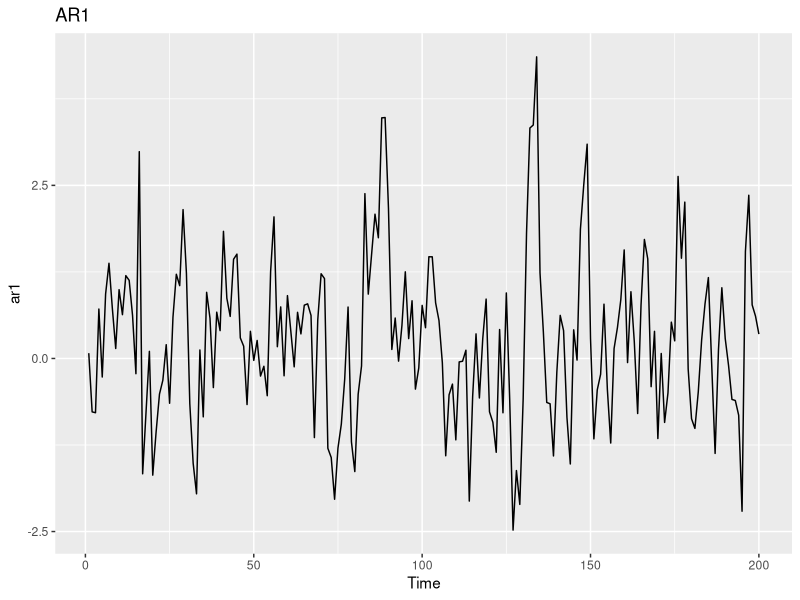
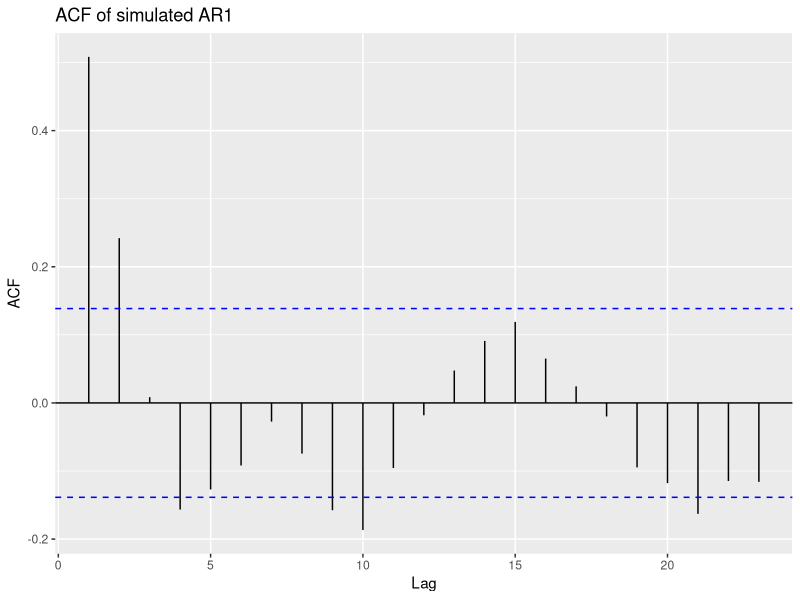
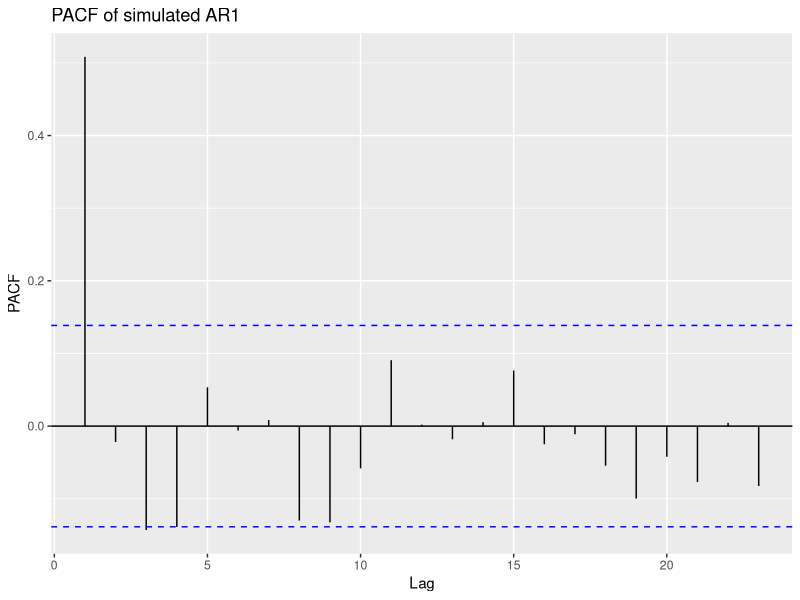
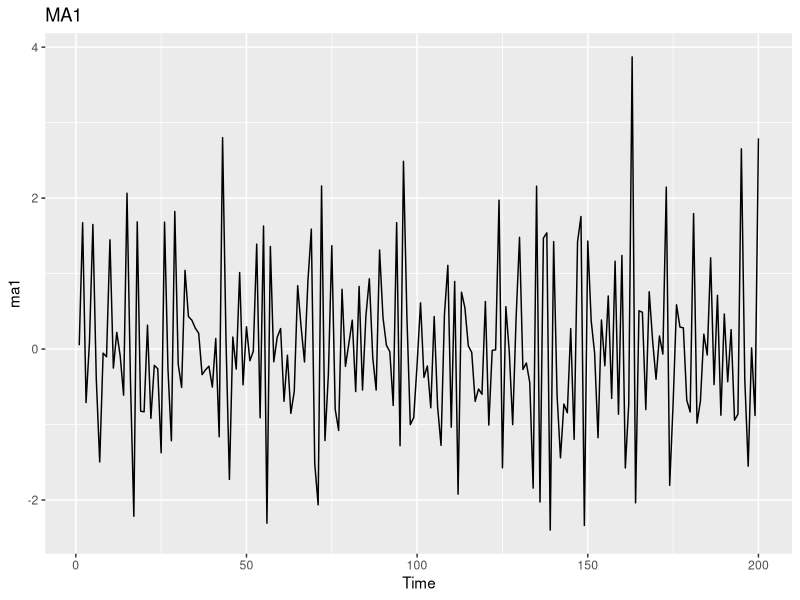
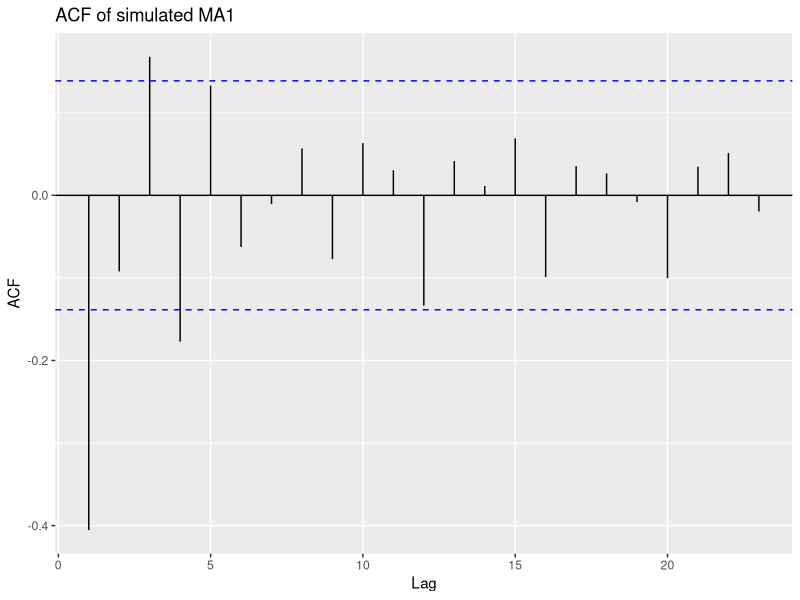
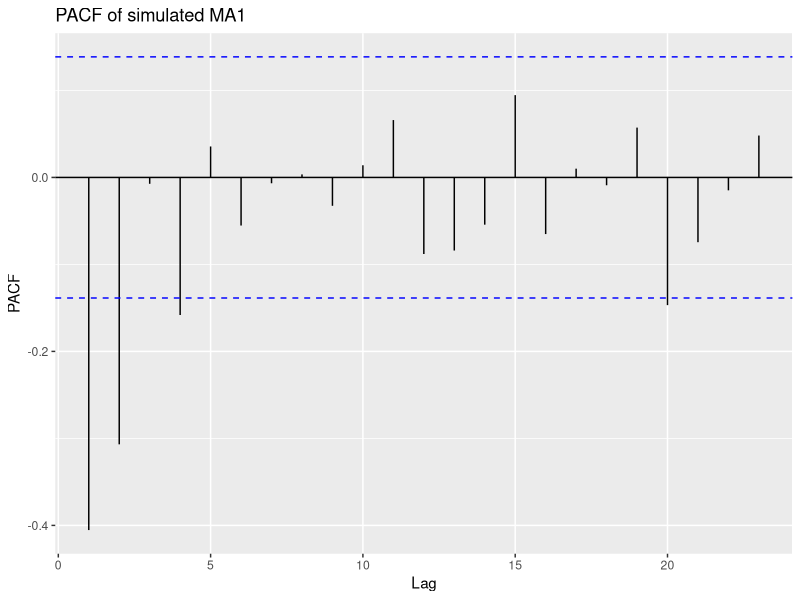
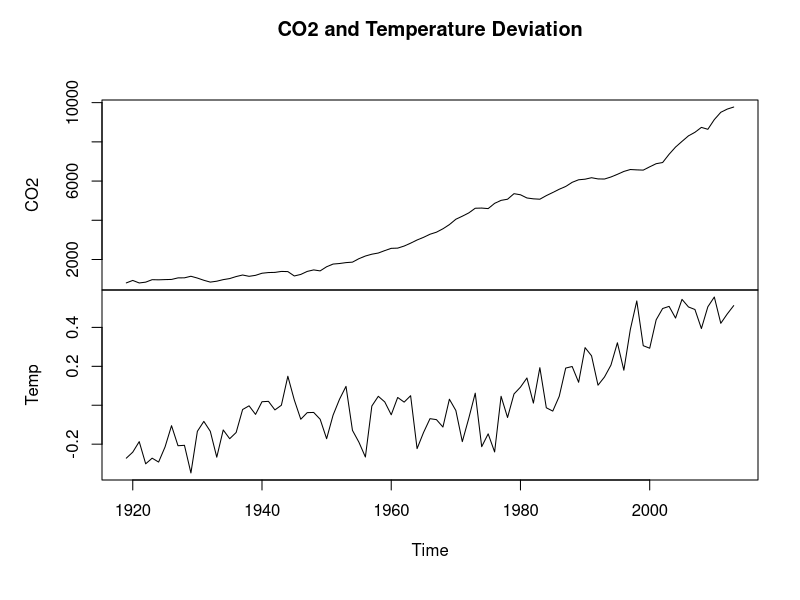
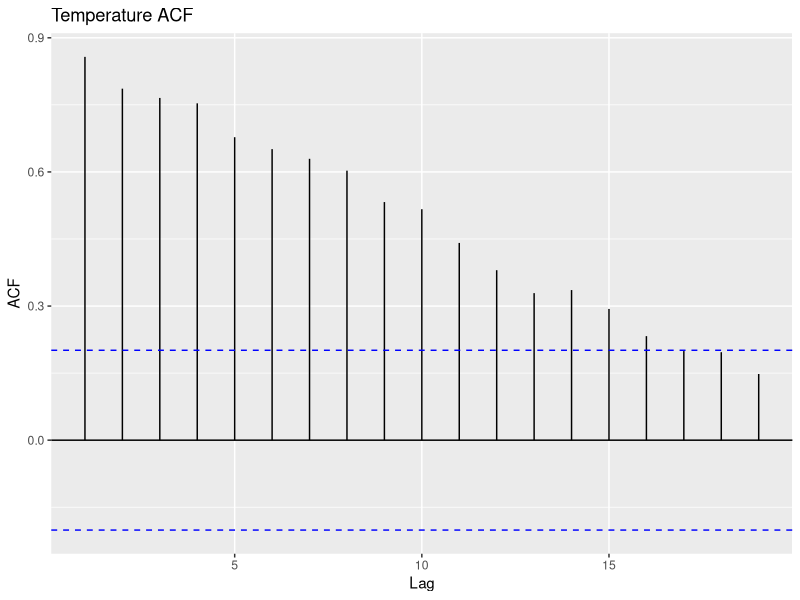

Write the R code that produced these figures, in order.
# Series de tiempo y causalidad

# Una serie de tiempo univariada es donde las mediciones se recopilan durante una medida de
# tiempo estándar, que podría ser por minuto, hora, día, semana, mes, etc. Lo que hace que las
# series temporales sean más problemáticas que otros datos es que el orden de las
# observaciones importa. Esta dependencia del orden puede hacer que los métodos de análisis
# estándar produzcan un sesgo o una variación innecesariamente altos.

# Otro aspecto de las series temporales que a menudo se pasa por alto es la causalidad. Sí, no
# queremos confundir correlación con causalidad, pero, en el análisis de series temporales,
# podemos aplicar la técnica de causalidad de Granger para determinar si la causalidad,
# estadísticamente hablando, existe.
# Aplicaremos series de tiempo/técnicas econométricas para identificar
# modelos de pronóstico univariados (incluidos conjuntos), modelos de vectores
# autorregresivos y, finalmente, la causalidad de Granger. 

# es posible que no domines completamente el análisis de series de tiempo, pero
# sabrás lo suficiente para realizar un análisis efectivo y comprender las cuestiones
# fundamentales a considerar al construir modelos de series de tiempo y crear modelos
# predictivos (pronósticos).
# Los siguientes son los temas que se cubrirán:
# • Análisis univariado de series de tiempo
# • Datos de series de tiempo
# • Modelado y evaluación




# Análisis univariado de series temporales

# Nos centraremos en dos métodos para analizar y pronosticar una única serie temporal:
# modelos de suavizado exponencial (exponential smoothing) y media móvil integrada
# autorregresiva (ARIMA, Autoregressive Integrated Moving Average). Comenzaremos
# analizando modelos de suavizado exponencial.
# Al igual que los modelos de media móvil, los modelos de suavizado exponencial utilizan
# ponderaciones para observaciones pasadas. Pero a diferencia de los modelos de media móvil, 
# cuanto más reciente es la observación, más peso se le da en relación con las posteriores. Hay
# tres posibles parámetros de suavizado para estimar: el parámetro de suavizado general, un
# parámetro de tendencia y el parámetro de suavizado estacional. Si no hay tendencia o
# estacionalidad, estos parámetros se vuelven nulos.

# El parámetro de suavizado produce un pronóstico (forecast) con la siguiente ecuación:
#   𝑌𝑡 + 1 = 𝛼(𝑌𝑡) + (1 − 𝛼)𝑌𝑡 − 1 + (1 − 𝛼)2𝑌𝑡 + ⋯ , donde 0 < 𝛼 ≤ 1

# En esta ecuación, Yt es el valor en ese momento, T, y alfa (α) es el parámetro de suavizado.
# Los algoritmos optimizan el alfa (y otros parámetros) minimizando los errores, la suma de
# errores cuadráticos (SSE, Sum of Squared Error) o la máxima verosimilitud.
# La ecuación de pronóstico junto con las ecuaciones de tendencia y estacionalidad, si
# corresponde, será la siguiente:
#   • El pronóstico, donde A es la ecuación de suavizado anterior y h es el número de
# períodos de pronóstico: 𝑌𝑡 + ℎ = 𝐴 + ℎ𝐵𝑡 + 𝑆𝑡
# • La ecuación de tendencia: 𝐵𝑡 = 𝛽(𝐴𝑡 − 𝐴𝑡 − 1) + (1 − 𝛽)𝐵𝑡 − 1
# • La estacionalidad, donde m es el número de períodos estacionales:
#   𝑆𝑡 = Ω(𝑌𝑡 − 𝐴𝑡 − 1 − 𝐵𝑡 − 1) + (1 − Ω)𝑆𝑡 − 𝑚

# Esta ecuación se conoce como método de Holt-Winters. La ecuación de pronóstico es de
# naturaleza aditiva y la tendencia es lineal. El método también permite la inclusión de una
# tendencia amortiguada y una estacionalidad multiplicativa, donde la estacionalidad aumenta
# o disminuye proporcionalmente con el tiempo. Con estos modelos, no tienes que preocuparte
# por el supuesto de estacionariedad como en un modelo ARIMA. La estacionariedad es
# cuando la serie de tiempo tiene una media, varianza y correlación constantes entre todos los
# períodos de tiempo. Dicho esto, sigue siendo importante comprender los modelos ARIMA,
# ya que habrá situaciones en las que tendrán el mejor rendimiento.
# Comenzando con el modelo autorregresivo, el valor de Y en el tiempo T es una función lineal
# de los valores anteriores de Y. La fórmula para un modelo autorregresivo de retraso lag-11
# AR(1) es 𝑌𝑡 = constante + Φ𝑌𝑡 − 1 + 𝐸𝑡. Los supuestos críticos para el modelo son los
# siguientes:
#   • Et denota los errores que se distribuyen de manera idéntica e independiente con una
# media cero y una varianza constante
# • Los errores son independientes de Yt
# • Yt, Yt-1, Yt-n... es estacionario, lo que significa que el valor absoluto de Φ es menor
# que uno

# Con una serie temporal estacionaria, se puede examinar la función de autocorrelación (ACF, Autocorrelation Function).
# El ACF de una serie estacionaria proporciona correlaciones entre
# Yt e Yt-h para h = 1, 2...n. Usemos R para crear una serie AR(1) y trazarla:

install.packages("forecast")
library(forecast)
set.seed(1966)

# este comando simula una serie temporal de un modelo autorregresivo de orden 1 (AR(1)).
# especifica el modelo AR(1) con un coeficiente autorregresivo de 0.5.
# order = c(1, 0, 0) indica que el modelo tiene un término autorregresivo de primer orden (1), sin diferencias (0), y sin términos de media móvil (0).
# ar = 0.5 especifica el coeficiente del término autorregresivo.
# n = 200 indica que se deben generar 200 observaciones para la serie temporal.
ar1 <- arima.sim(list(order = c(1, 0, 0), ar = 0.5), n = 200)
# Este comando utiliza la función autoplot del paquete forecast para graficar la serie temporal simulada.
forecast::autoplot(ar1, main = "AR1")


# Ahora, examinemos ACF:
# Calcula la función de autocorrelación (ACF) de la serie temporal ar1 sin generar un gráfico inmediatamente.
# Utiliza autoplot del paquete forecast para graficar la función de autocorrelación.
forecast::autoplot(acf(ar1, plot = F), main = "ACF of simulated AR1")



# El gráfico ACF muestra que las correlaciones disminuyen exponencialmente a medida que
# aumenta el Lag (retraso). Las líneas azules punteadas indican las bandas de confianza de una
# correlación significativa. Cualquier línea que se extienda por encima o por debajo de la banda
# mínima se considera significativa. Además de ACF, también deberíamos examinar la función
# de autocorrelación parcial (PACF, Partial Autocorrelation Function). La PACF es una
# correlación condicional, lo que significa que la correlación entre Yt e Yt-h está condicionada
# a las observaciones que se encuentran entre los dos. Una forma de entender esto
# intuitivamente es pensar en un modelo de regresión lineal y sus coeficientes. Supongamos
# que tienes Y = 0 + 1X1 versus Y = 0 + 1X1 + 2X2. La relación de X a Y en el primer
# modelo es lineal con un coeficiente, pero en el segundo modelo, el coeficiente será diferente
# debido a que ahora también se tiene en cuenta la relación entre Y y X2. Ten en cuenta que, en
# el siguiente gráfico PACF, el valor de autocorrelación parcial en el lag-1 es idéntico al valor
# de autocorrelación en el lag-1, ya que no se trata de una correlación condicional:

forecast::autoplot(pacf(ar1, plot = F), main = "PACF of simulated AR1")

# Podemos suponer con seguridad que la serie es estacionaria a partir de la apariencia del
# gráfico de la serie temporal anterior. Veremos un par de pruebas estadísticas en el ejercicio
# práctico para asegurarnos de que los datos sean estacionarios pero, en ocasiones, la prueba
# del globo ocular (eyeball test) es suficiente. Si los datos no son estacionarios, entonces es
# posible eliminar la tendencia de los datos tomando sus diferencias. 

# Este es el Integrado (I) en ARIMA. Después de diferenciar, la nueva serie se convierte en
# ΔYt = Yt - Yt-1. Se debería esperar que una diferencia de primer orden alcance la 
# estacionariedad pero, en algunas ocasiones, puede ser necesaria una diferencia de segundo
# orden. Un modelo ARIMA con AR(1) e I(1) se anotaría como (1, 1, 0).
# MA significa media móvil (Moving Average). Este no es el promedio móvil simple como el
# promedio móvil de 50 días del precio de una acción, sino más bien un coeficiente que se
# aplica a los errores. Por supuesto, los errores se distribuyen de forma idéntica e independiente
# con una media cero y una varianza constante. La fórmula para un modelo MA(1) es Yt =
# constante + Et + ΘEt-1. Como hicimos con el modelo AR(1), podemos construir un MA(1)
# en R, de la siguiente manera:

set.seed(123)
ma1 <- arima.sim(list(order = c(0, 0, 1), ma = -0.5), n = 200)
forecast::autoplot(ma1, main = "MA1")

# Los gráficos ACF y PACF son un poco diferentes del modelo AR(1). Ten en cuenta que
# existen algunas reglas generales al observar los gráficos para determinar si el modelo tiene
# términos AR y/o MA. Pueden ser un poco subjetivos, así que dejaremos que tu aprendas estas
# heurísticas, pero confiamos en R para identificar el modelo adecuado. En los siguientes
# gráficos, veremos una correlación significativa en el retraso 1 y dos correlaciones parciales
# significativas en el retraso 1 y el retraso 2:
forecast::autoplot(acf(ma1, plot = F), main = "ACF of simulated MA1")

# La figura anterior es el gráfico ACF y ahora veremos el gráfico PACF:
forecast::autoplot(pacf(ma1, plot = F), main = "PACF of simulated MA1")

# Con los modelos ARIMA es posible incorporar la estacionalidad, incluidos los términos
# autorregresivos, integrados y de media móvil. La notación del modelo ARIMA no estacional
# suele ser (p, d, q). Con ARIMA estacional, supongamos que los datos son mensuales,
# entonces la notación sería (p, d, q) × (P, D, Q)12, y el 12 en la notación tomaría en cuenta la
# estacionalidad mensual. En los paquetes que usaremos, R puede identificar automáticamente
# si se debe incluir la estacionalidad; de ser así, también se incluirán los términos óptimos.



# Comprender la causalidad de Granger
# Imagina que te hacen una pregunta como: ¿Cuál es la relación entre el número de recetas
# nuevas y el total de recetas del medicamento X? Tu sabes que estos se miden mensualmente,
# entonces, ¿qué podrías hacer para comprender esa relación, dado que la gente cree que los
# nuevos guiones aumentarán el total de guiones? ¿O qué tal si se prueba la hipótesis de que
# los precios de las materias primas (en particular, el cobre) son un indicador adelantado de los
# precios del mercado de valores en Estados Unidos?
#   Bueno, con dos conjuntos de datos de series temporales, x e y, la causalidad de Granger es
# un método que intenta determinar si es probable que una serie influya en un cambio en la
# otra. Esto se hace tomando diferentes rezagos de una serie y utilizándolos para modelar el
# cambio en la segunda serie. Para lograr esto, crearemos dos modelos que predecirán y, uno
# solo con los valores pasados de y(Ω) y el otro con los valores pasados de y y x(π). Los
# modelos son los siguientes, donde k es el número de rezagos en la serie de tiempo:
#   Sea Ω = 𝑦𝑡 = 𝛽0 + 𝛽1𝑦𝑡 − 1 + ⋯ 𝛽𝑘𝑦𝑡 − 𝑘 + 𝜖 y
# sea 𝜋 = 𝑦𝑡 = 𝛽0 + 𝛽1𝑦𝑡 − 1 + ⋯ + 𝛽𝑘𝑦𝑡 − 𝑘 + 𝛼1𝑦𝑡 − 1 + ⋯ + 𝛼𝑘𝑦𝑡 − 𝑘 + 𝜖
# Luego se compara el RSS y se utiliza la prueba F para determinar si el modelo anidado (Ω)
# es lo suficientemente adecuado para explicar los valores futuros de y o si el modelo completo
# (π) es mejor. La prueba F se utiliza para probar las siguientes hipótesis nulas y alternativas:
#   • H0:1=0 para cada i[1, k], sin causalidad de Granger
# • H1: 1≠0 para al menos un i[1, k], causalidad de Granger

# Básicamente, estamos tratando de determinar si podemos decir que, estadísticamente, x
# proporciona más información sobre los valores futuros de y que los valores pasados de y
# solos. En esta definición, está claro que no estamos tratando de probar una causalidad real,
# sólo que los dos valores están relacionados por algún fenómeno. En este sentido, también
# debemos ejecutar este modelo a la inversa para verificar que y no proporciona información
# sobre los valores futuros de x. Si encontramos que este es el caso, es probable que haya alguna
# variable exógena, digamos Z, que deba controlarse o que posiblemente sea una mejor
# candidata para la causalidad de Granger. Originalmente, había que aplicar el método a series
# temporales estacionarias para evitar resultados espurios. Este ya no es el caso como se
# demostrará.

# Hay un par de formas diferentes de identificar la estructura de retraso (lag) adecuada.
# Naturalmente, podemos utilizar la fuerza bruta y la ignorancia para probar todos los retrasos
# razonables, uno a la vez. Es posible que tengamos una intuición racional basada en la
# experiencia en el dominio o quizás en investigaciones previas que existan para guiar la
# selección del retraso.
# De lo contrario, puedes aplicar auto regresión vectorial (VAR, Vector Autoregression) para
# identificar la estructura de retraso con el criterio de información más bajo, como el criterio
# de información de Aikake (AIC, Aikake’s Information Criterion) o el error de predicción
# final (FPE, Final Prediction Error). Para simplificar, aquí está la notación para los modelos
# VAR con dos variables, y esto incorpora solo un lag para cada variable. Esta notación se
# puede ampliar para tantas variables y lags como sea apropiado:
#   • Y = constante1 + B11Yt-1 + B12Yt-1 + e1
# • X = constante1 + B21Yt-1 + B22Yt-1 + e2
# En R, este proceso es bastante sencillo de implementar como veremos en el siguiente
# problema práctico.



# ------------------------------------------------------------------------------

# Datos de series de tiempo

# El cambio climático está ocurriendo. Siempre lo ha sido y lo será, pero la gran pregunta, al
# menos desde un punto de vista político y económico, ¿es el cambio climático provocado por
# el hombre? Utilizaremos esta parte del documento para poner a prueba el modelado
# econométrico de series temporales para tratar de aprender si las emisiones de carbono causan,
# estadísticamente hablando, el cambio climático y, en particular, el aumento de las
# temperaturas.

# Los datos que usaremos se proporcionan como una anomalía anual, que se calcula como la
# diferencia de la temperatura superficial anual media para un período de tiempo determinado
# versus el promedio de los años de referencia (1961-1990). La temperatura superficial anual
# es un conjunto de temperaturas recopiladas a nivel mundial y combinadas a partir de los
# conjuntos de datos de temperatura del aire en la superficie CRUTEM4 y de la superficie del
# mar HadSST3. Los escépticos han atacado a los parciales y poco fiables:
#   https://www.telegraph.co.uk/comment/11561629/Top-scientists-start-to-examine-fiddledglobal-warming-figures.html. Esto está muy fuera de nuestro alcance de esfuerzo aquí, por
# lo que debemos aceptar y utilizar estos datos tal como están, pero de todos modos lo
# encontramos divertido. Obtuvimos los datos desde 1919 hasta 2013 para que coincidan con
# nuestros datos de CO2.

# Las estimaciones de emisiones globales de CO2 se pueden encontrar en el Centro de Análisis
# de Información sobre Dióxido de Carbono (CDIAC) del Departamento de Energía de EE.
# UU. en el siguiente sitio web: https://data.globalchange.gov/organization/carbon-dioxideinformation-analysis-center.
# Instalemos bibliotecas según sea necesario, carguemos los datos y examinemos la estructura:
library(magrittr)
library(ggthemes)
library(tseries)
library(ggplot2)
library(tidyverse)
climate <- readr::read_csv("climate.csv")
str(climate)


# Pondremos esto en una estructura de serie temporal, especificando los años de inicio y
# finalización:
climate_ts <- ts(climate[, 2:3],
                 start = 1919,
                 end = 2013)
#   Con nuestros datos cargados y colocados en estructuras de series temporales, ahora podemos
# comenzar a comprenderlos y prepararlos aún más para el análisis.


# Exploración de datos
# Comencemos con una gráfica de la serie temporal usando la base de R:

plot(climate_ts, main = "CO2 and Temperature Deviation")

# Parece que los niveles de CO2 realmente comenzaron a aumentar después de la Segunda
# Guerra Mundial y hay un rápido aumento de las anomalías de temperatura a mediados de los
# años 1970. No parece haber valores atípicos obvios y la variación a lo largo del tiempo parece
# constante.
# Utilizando el procedimiento estándar, podemos ver que las dos series están altamente
# correlacionadas, como sigue:
cor(climate_ts)


# Como se mencionó anteriormente, esto no es motivo de alegría, ya que no prueba
# absolutamente nada. Buscaremos la estructura trazando ACF y PACF para ambas series:
forecast::autoplot(acf(climate_ts[, 2], plot = F), main="Temperature ACF")

# Este código nos da el gráfico PACF para la temperatura:
forecast::autoplot(pacf(climate_ts[, 2], plot = F), main = "Temperature PACF")

# Este código nos da el gráfico ACF para CO2:
forecast::autoplot(acf(climate_ts[, 1], plot = F), main = "CO2 ACF")

# Este código nos da el gráfico PACF para CO2:
forecast::autoplot(acf(climate_ts[, 1], plot = F), main = "CO2 PACF")

# Con los patrones ACF que decaen lentamente y los patrones PACF que decaen rápidamente,
# podemos suponer que ambas series son autorregresivas, aunque Temp parece tener algunos
# términos MA significativos. A continuación, echemos un vistazo a la función de correlación
# cruzada (CCF, Cross-Correlation Function). Ten en cuenta que ponemos nuestra x antes de
# nuestra y en la función:

forecast::autoplot(ccf(climate_ts[, 1], climate_ts[, 2], plot = F), main = "CCF")

# El CCF nos muestra la correlación entre la temperatura y los lags de CO2. Si los lags
# negativos de la variable x tienen una correlación alta, podemos decir que x adelanta a y. Si
# los lags positivos de x tienen una correlación alta, decimos que x lags y. Aquí podemos ver
# que el CO2 es una variable tanto adelantada como retrasada. Para nuestro análisis, es
# alentador que veamos lo primero, pero extraño que veamos lo segundo. Veremos durante el
# análisis de causalidad del VAR y de Granger si esto importará o no.
# Además, necesitamos probar si los datos son estacionarios. Podemos probar esto con la
# prueba Augmented Dickey-Fuller (ADF) disponible en el paquete tseries, usando la función
# adf.test(), de la siguiente manera:

tseries::adf.test(climate_ts[, 1])
tseries::adf.test(climate_ts[, 2])

# Para ambas series, tenemos valores p insignificantes, por lo que no podemos rechazar el valor
# nulo y concluir que no son estacionarios.
# Habiendo explorado los datos, comencemos el proceso de modelado, comenzando con la
# aplicación de técnicas univariadas a las anomalías de temperatura.


# Modelado y evaluación
# Para el paso de modelado y evaluación, nos centraremos en tres tareas. La primera es producir
# un modelo de pronóstico univariado aplicado únicamente a la temperatura de la superficie.
# El segundo es desarrollar un modelo de auto regresión vectorial de la temperatura de la
# superficie y los niveles de CO2, utilizando ese resultado para informar nuestro trabajo sobre
# si los niveles de CO2 causan las anomalías de la temperatura de la superficie.
# Previsión de series temporales univariadas
# Con esta tarea, el objetivo es producir un pronóstico univariado para la temperatura de la
# superficie, centrándose en elegir un modelo de suavizado exponencial, un modelo ARIMA o
# un conjunto de métodos, incluida una red neuronal. Entrenaremos los modelos y
# determinaremos su precisión predictiva en un conjunto de pruebas fuera de tiempo, tal como
# lo hemos hecho en otros esfuerzos de aprendizaje. El siguiente código crea el entrenamiento
# y los conjuntos de prueba:
  
temp_ts <- ts(climate$Temp, start = 1919, frequency = 1)
train <- window(temp_ts, end = 2007)
test <- window(temp_ts, start = 2008)

# Para construir nuestro modelo de suavizado exponencial, usaremos la función ets() que se
# encuentra en el paquete forecast. La función encontrará el mejor modelo con el AIC más
# bajo:
  
fit.ets <- forecast::ets(train)
fit.ets

# El objeto modelo devuelve una serie de parámetros de interés. Lo primero que hay que
# comprobar es qué significa (A, A, N). Representa que el modelo seleccionado es un
# suavizado exponencial simple con errores aditivos. La primera letra indica el tipo de error, la 
# segunda letra la tendencia y la tercera letra la estacionalidad. Las letras posibles son las
# siguientes:
#   • A = aditivo
# • M = multiplicativo
# • N = ninguno
# También vemos las estimaciones de parámetros con alfa, el parámetro de suavizado, para la
# corrección de errores (el nivel) y beta para la pendiente. Los valores del estado inicial se
# utilizaron para iniciar la selección del modelo; sigma es la variación de los residuos y se
# proporcionan los valores de los criterios del modelo. Puedes trazar cómo cambian las
# estimaciones con el tiempo:
forecast::autoplot(fit.ets)


# Ahora trazaremos el pronóstico y veremos qué tan bien se desempeñó visualmente en los
# datos de prueba:
plot(forecast::forecast(fit.ets, h = 6))
lines(test, type = "o")


# Mirando el gráfico, parece que este pronóstico muestra una ligera tendencia alcista lineal y
# está sobreestimando los valores reales. Ahora veremos las medidas de precisión del modelo:
fit.ets %>% forecast::forecast(h = 6) %>%  forecast::accuracy(temp_ts)


# Hay ocho medidas de error. En el que creo que deberíamos centrarnos es en la U de Theil (en
# realidad, la U2, ya que la U de Theil original tenía algunos defectos), que sólo está disponible
# en los datos de prueba. La U de Theil es una estadística interesante ya que no depende de la
# escala, por lo que se pueden comparar varios modelos.
# Por ejemplo, si en un modelo transformas la serie temporal usando una escala logarítmica,
# puedes comparar la estadística con un modelo que no transforma los datos. Puedes
# considerarlo como la proporción en la que el pronóstico mejora la previsibilidad con respecto
# a un pronóstico ingenuo, o podemos describirlo como la raíz del error cuadrático medio
# (RMSE) del modelo dividido por el RMSE de un modelo ingenuo.
# Por lo tanto, las estadísticas U de Theil mayores que 1 funcionan peor que un pronóstico
# ingenuo, un valor de 1 equivale a ingenuo y menos de 1 indica que el modelo tiene un
# rendimiento ingenuo. Más información sobre cómo se deriva la estadística está disponible en
# este enlace:
#   https://www.researchgate.net/publication/323754973_Forecasting_methods_and_principles
# _Evidence-based_checklists_forecastingprinciplescom_forprincom
# El modelo de suavizado proporcionó una estadística de 0.7940449. Eso no es muy
# impresionante a pesar de que está por debajo de uno. En la opinión de los expertos,
# deberíamos esforzarnos por alcanzar valores iguales o inferiores a 0.5.
# Ahora desarrollaremos un modelo ARIMA, usando auto.arima(), que también pertenece al
# paquete forecast.
# Hay muchas opciones que puedes especificar en la función, o simplemente puedes incluir los
# datos de tu serie de tiempo y encontrarás el mejor ajuste ARIMA. Recomendamos utilizar la
# función con precaución, ya que a menudo puede devolver un modelo que viola los supuestos
# para los residuos, como veremos:
fit.arima <- forecast::auto.arima(train)
summary(fit.arima)


# El resultado abreviado muestra que el modelo seleccionado es AR = 0, I = 1 y MA = 4, I = 1, o
# ARIMA(0,1,4). Podemos examinar el gráfico de su desempeño en los datos de prueba de la misma
# manera que antes:
plot(forecast::forecast(fit.arima, h = 6))
lines(test, type = "o")

# Esto es muy similar al método anterior. Revisemos esas estadísticas de precisión, por
# supuesto centrándonos en la U de Theil:
fit.arima %>% forecast::forecast(h = 6) %>% forecast::accuracy(temp_ts)

# El error de pronóstico es ligeramente mejor con el modelo ARIMA. Siempre debes revisar
# los residuos con tus modelos y especialmente ARIMA, que se basa en el supuesto de que no
# hay correlación serial en dichos residuos:
forecast::checkresiduals(fit.arima)
